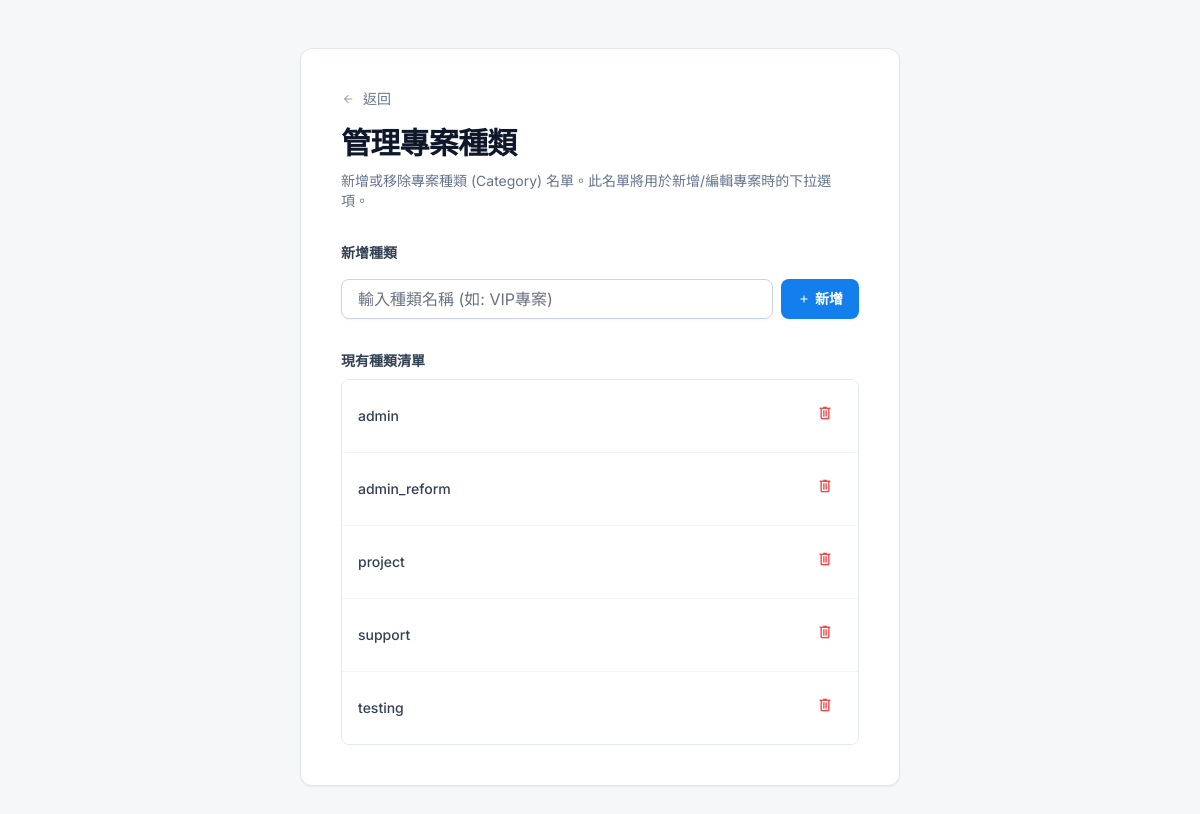
/manage-categories, run on the app's committed database.
### app.py (models this page shows)
class Category(db.Model):
    id = db.Column(db.Integer, primary_key=True)
    name = db.Column(db.String(50), nullable=False, unique=True)    # category name/value

### app.py (the view, shortened to what this page needs)
@app.route('/manage-categories', methods=['GET', 'POST'])
def manage_categories():
    categories = Category.query.order_by(Category.name).all()
    return render_template('manage_categories.html', categories=categories)

### templates/manage_categories.html (shortened to what this page needs)
{% extends 'base.html' %}
{% block content %}
<div class="relative flex h-auto min-h-screen w-full flex-col group/design-root overflow-x-hidden">
    <div class="layout-container flex h-full grow flex-col">
        <main class="flex-1 flex justify-center py-8 sm:py-12 px-4 sm:px-6">
            <div
                class="w-full max-w-[600px] bg-white dark:bg-slate-900 rounded-xl shadow-sm border border-slate-200 dark:border-slate-800 p-6 sm:p-10">
                <div class="mb-8">
                    <div class="flex items-center gap-2 mb-2">
                        <span
                            class="material-symbols-outlined text-slate-400 dark:text-slate-500 text-sm">arrow_back</span>
                        <a class="text-sm text-slate-500 dark:text-slate-400 hover:text-primary transition-colors font-medium"
                            href="javascript:history.back()">返回</a>
                    </div>
                    <h1 class="text-3xl font-bold leading-tight tracking-tight mt-4">管理專案種類</h1>
                    <p class="text-slate-500 dark:text-slate-400 mt-2 text-sm">新增或移除專案種類 (Category) 名單。此名單將用於新增/編輯專案時的下拉選項。</p>
                </div>
                <form class="flex flex-col gap-4 mb-8" method="POST" action="{{ url_for('manage_categories') }}">
                    <label class="text-sm font-semibold text-slate-700 dark:text-slate-300">新增種類</label>
                    <div class="flex gap-2">
                        <input name="cat_name" type="text"
                            class="form-input flex-1 rounded-lg border-slate-300 dark:border-slate-700 bg-white dark:bg-slate-900 h-10 px-4 shadow-sm"
                            placeholder="輸入種類名稱 (如: VIP專案)" required />
                        <button type="submit"
                            class="px-4 py-2 rounded-lg text-sm font-semibold text-white bg-primary hover:bg-primary/90 flex items-center justify-center shadow-sm whitespace-nowrap">
                            <span class="material-symbols-outlined text-sm mr-1">add</span>新增
                        </button>
                    </div>
                </form>
                <div class="flex flex-col gap-2">
                    <label class="text-sm font-semibold text-slate-700 dark:text-slate-300">現有種類清單</label>
                    <ul
                        class="divide-y divide-slate-100 dark:divide-slate-800 border border-slate-200 dark:border-slate-800 rounded-lg overflow-hidden">
                        {% for c in categories %}
                        <li
                            class="flex items-center justify-between p-4 bg-white dark:bg-slate-900 hover:bg-slate-50 dark:hover:bg-slate-800 transition-colors">
                            <span class="text-sm font-medium text-slate-700 dark:text-slate-300">{{ c.name }}</span>
                            <form action="{{ url_for('manage_categories') }}" method="POST"
                                onsubmit="return confirm('確定要移除「{{ c.name }}」嗎？(已使用的專案不會受影響，但日後將無法從選單中選擇)');">
                                <button type="submit" class="text-red-500 hover:bg-red-50 p-2 rounded transition-colors"
                                    title="移除">
                                    <span class="material-symbols-outlined text-[18px]">delete</span>
                                </button>
                            </form>
                        </li>
                        {% else %}
                        <li class="p-4 text-center text-slate-500 text-sm">目前沒有專案種類</li>
                        {% endfor %}
                    </ul>
                </div>
            </div>
        </main>
    </div>
</div>
{% endblock %}

### static/css/style.css (style rules this page uses)
body { font-family: 'Inter', sans-serif; }

### data on the page
Category: name "admin"
Category: name "admin_reform"
Category: name "project"
Category: name "support"
Category: name "testing"
